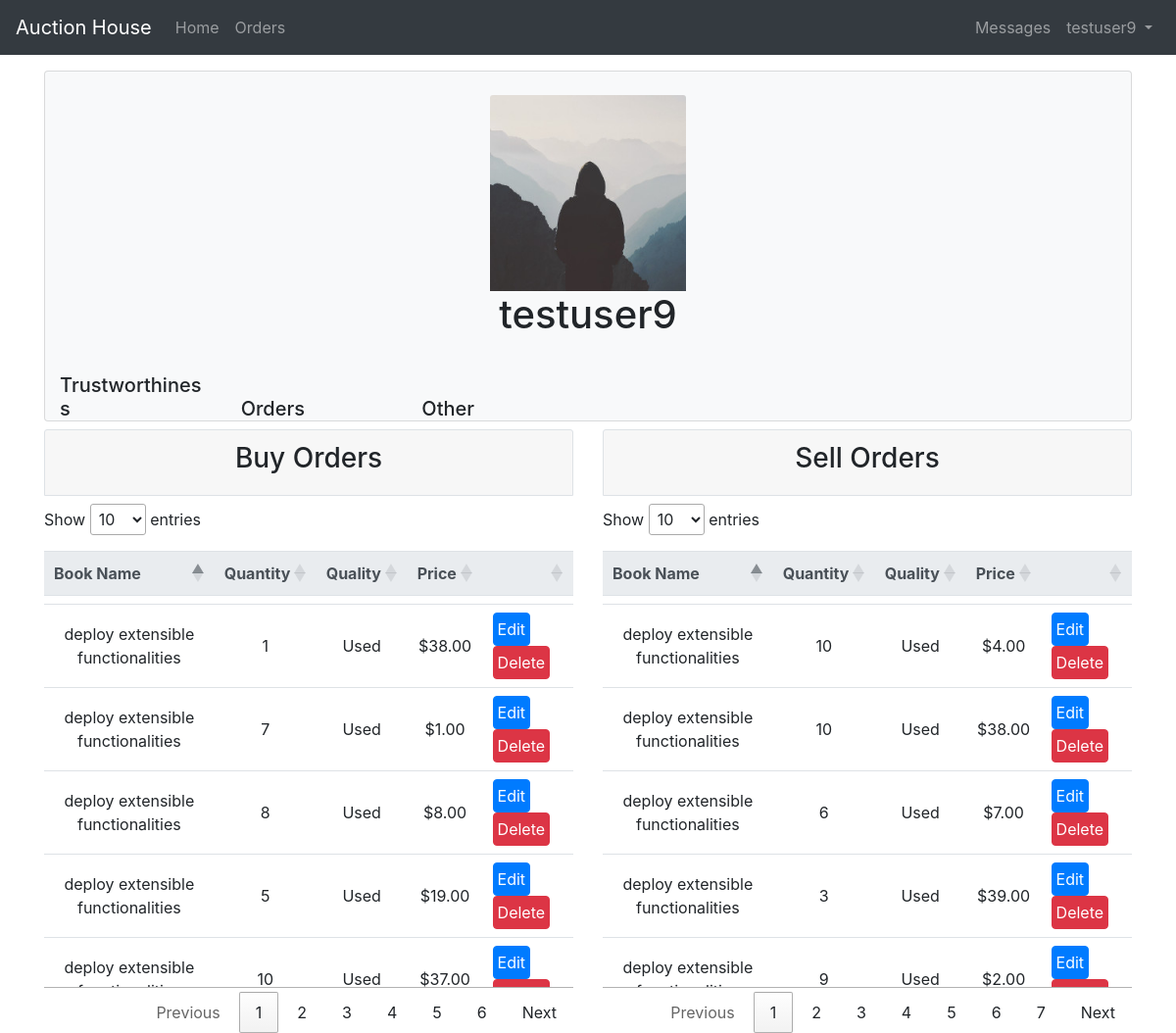
The app's page /my_profile (signed in) with its own data.
### auction/models.py (models this page shows, shortened)
class Order(models.Model):
    bschoices = [
        ('Buy', 'Buy'),
        ('Sell', 'Sell')
    ]
    quality_choices = [
        ('New', 'New'),
        ('LUsed', 'Lightly Used'),
        ('Used', 'Used'),
        ('Damaged', 'Damaged')
    ]
    order_owner = models.ForeignKey(
        User, on_delete=models.CASCADE, related_name='Order_Owner')
    buyorsell = models.CharField(
        max_length=50,
        choices=bschoices
    )
    book = models.ForeignKey(
        Book, on_delete=models.CASCADE, related_name='Order')
    price = models.DecimalField(max_digits=5, decimal_places=2)
    quantity = models.IntegerField()
    quality = models.CharField(
        max_length=100,
        choices=quality_choices,
        default='Used'
    )
    created_at = models.DateTimeField(default = timezone.now())
    '''
    Methods for displaying statistics
    '''
    '''
    Methods for organizing data to be plotted out in chart.js
    '''

class Book(models.Model):
    name = models.CharField(max_length=50)
    description = models.TextField()
    classes = models.CharField(max_length=100)
    subject = models.CharField(max_length=100, default='N/A')
    author = models.CharField(max_length=255, default='N/A')
    isbn = models.CharField(max_length=13, default='0000000000000')

### auction/views.py (the view)
# urls.py: path('my_profile', views.my_profile, name="my_profile"),
def my_profile(request):
    user = request.user
    buyorders = Order.objects.filter(order_owner = user).filter(buyorsell='Buy')
    sellorders = Order.objects.filter(order_owner = user).filter(buyorsell='Sell')
    totalorders = buyorders.count() + sellorders.count()
    order_type = [buyorders, sellorders]
    context = {
        'user':user,
        'order_type':order_type,
        'order_total': totalorders,
        'buyorders': buyorders,
        'sellorders':sellorders
        }
    return render(request, 'my_profile.html', context)

### templates/my_profile.html (shortened to what this page needs)
{% extends 'base.html' %}
{% load static %}
{% block stylesheet %}
<link rel="stylesheet" type="text/css" href="https://cdn.datatables.net/1.10.23/css/jquery.dataTables.min.css"/>
{% endblock stylesheet %}
{% block content %}
<br>
<br>
<br>
<div class="container">
    <div class="card bg-light">
      <div class="text-center">
        <img class="card-img-top mt-4" src="{% static 'pictures/profile.jpg' %}" alt="Card image cap" style="width: 200px;height: 200px;">
      </div>
      <h1 class="card-title text-center"> {{user.username}}</h1>
      <br>
      <div class="container">
        <div class="row">
          <div class="col-2 mt-auto">
          <h5 class="card-title mb-0"> Trustworthiness </h5>
          </div>
          <div class="col-2 mt-auto">
            <h5 class="card-title mb-0"> Orders </h5>
          </div>
          <div class="col-2 mt-auto">
            <h5 class="card-title mb-0"> Other  </h5>
          </div>
          <div class="col-6"></div>
        </div>
      </div>
  </div>
</div>
<div class="container">
  <div class="row">
    {% for orders in order_type %}
    <div class="col-6">
      <div class="card-header border my-2">
        <h3 class="text-center">
          {% if orders == buyorders %}Buy{% else %}Sell{% endif %} Orders
        </h3>
      </div>
      <div class="table-responsive">
      <table id="{% if orders == buyorders %}buy{% else %}sell{% endif %}" class="table table-sm table-hover mt-2">
        <thead class="thead-light text-center">
            <tr>
              <th> Book Name </th>
              <th> Quantity </th>
              <th> Quality </th>
              <th> Price </th>
              <th></th>
            </tr>
        </thead>
        <tbody>
          {% for order in orders %}
          <tr>
            <td class="text-center"> {{order.book.name }}</td>
            <td class="text-center"> {{order.quantity}}</td>
            <td class="text-center"> {{order.quality}}</td>
            <td class="text-center"> ${{order.price}}</td>
            <td>
              <div class="col">
                <div class="row">
                  <button class="btn btn-primary p-1 py-0" data-toggle="modal" data-target="#editModal"> Edit </button>
                  <a href="{% url 'delete_order' order.pk %}" class="btn btn-danger p-1  py-0"> Delete </a>
                </div>
              </div>
            </td>
          </tr>
          {% endfor %}
        </tbody>
      </table>
      </div>
    </div>
    {% endfor %}
  </div>
</div>
{% endblock content %}

### templates/base.html (shortened to what this page needs)
<!DOCTYPE html>
<html lang="en" dir="ltr">
  <head>
    <link rel="stylesheet" href="https://cdn.jsdelivr.net/npm/bootstrap@4.5.3/dist/css/bootstrap.min.css">
    {% block stylesheet %}{% endblock stylesheet %}
  </head>
  <body>
    {% block body %}
    <nav class="navbar fixed-top navbar-expand-lg navbar-dark bg-dark">
      <a href="#" class="navbar-brand"> Auction House </a>
      <div class="collapse navbar-collapse" id="navbarNavDropdown">
        <ul class="navbar-nav">
          <li class="nav-item ">
            <a href="{% url 'home' %}" class="nav-link"> Home </a>
          </li>
          <li class="navbar-nav">
            <a href="{% url 'search_orders'%}" class="nav-link"> Orders </a>
          </li>
        </ul>
        <ul class="ml-auto navbar-nav ">
          <li class="nav-item dropdown">
            {% if user.is_authenticated %}
              <li class="navbar-nav">
                <a class="nav-link" href="{% url 'inbox' 19 %}"> Messages </a>
              </li>
              <a class="nav-link dropdown-toggle" id= "navbarUserlink" data-toggle="dropdown" href="#">
                {{user.username}}
              </a>
            {% else %}
              <form class="form-inline ml-auto">
                <a href="{% url 'login' %}" class="btn btn-outline-secondary"> Log In </a>
                <a href="{% url 'signup' %}" class="btn btn-primary ml-2"> Sign Up </a>
              </form>
            {% endif %}
          </li>
        </ul>
      </div>
    </nav>
    {% block content %}
    {% endblock content %}
    {% endblock body %}
  </body>
</html>

### records on screen
Order: book.name "deploy extensible functionalities", quantity "1", quality "Used", price "38.00"
Order: book.name "deploy extensible functionalities", quantity "7", quality "Used", price "1.00"
Order: book.name "deploy extensible functionalities", quantity "8", quality "Used", price "8.00"
Order: book.name "deploy extensible functionalities", quantity "5", quality "Used", price "19.00"
Order: book.name "deploy extensible…", quantity "10", quality "Used", price "37.00"
Order: book.name "deploy extensible functionalities", quantity "10", quality "Used", price "4.00"
Order: book.name "deploy extensible functionalities", quantity "10", quality "Used", price "38.00"
Order: book.name "deploy extensible functionalities", quantity "6", quality "Used", price "7.00"
Order: book.name "deploy extensible functionalities", quantity "3", quality "Used", price "39.00"
Order: book.name "deploy extensible…", quantity "9", quality "Used", price "2.00"

### other values on screen
{{ user.username }} "testuser9"
